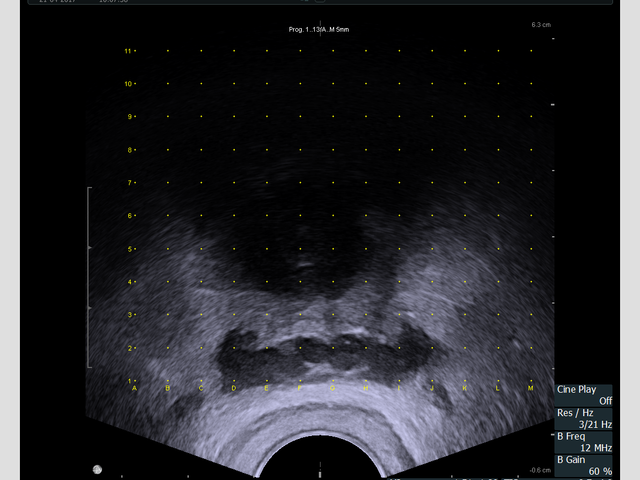
#> input picture P18_00000_20170421_100739_0000.bmp.bmp, 640 x 480 px
$ jupyter execute ultrasound.ipynb
#> lines starting #> are read from the running program, lines starting #| are printed output that depends on the picture; after the words box and inside, x2 and y2 are one past the last pixel; in counts of white or black regions, pixels touching at a corner belong together
[cell 1]
import cv2
import numpy as np
import matplotlib.pyplot as plt

[cell 2]
img = cv2.imread("P18_00000_20170421_100739_0000.bmp.bmp",0)
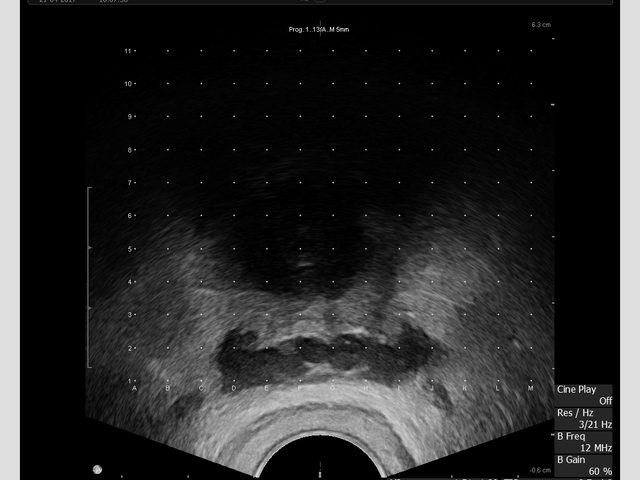
#> img: shape (480, 640); min 0, max 248, mean 40
plt.imshow(img, cmap="gray")

[cell 3]
ret,thresh1 = cv2.threshold(img,0,255,cv2.THRESH_BINARY)
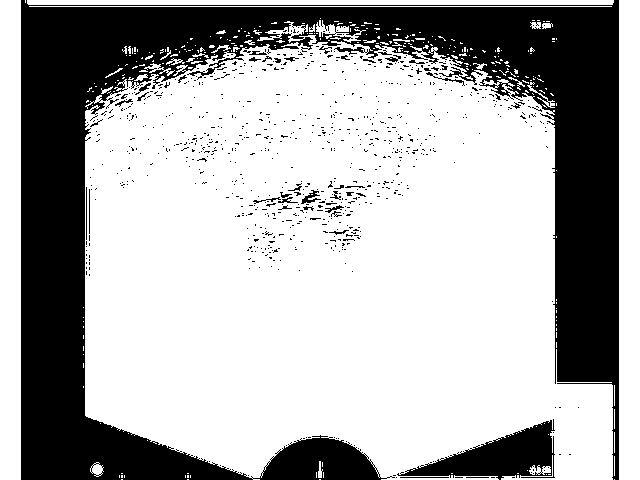
#> thresh1: shape (480, 640); 68.1% white; 785 black regions (747 under 20 px), largest, box (x1, y1, x2, y2) and area: (21, 0, 619, 480) 90426, (397, 419, 555, 480) 4348, (301, 190, 321, 204) 111
plt.imshow(thresh1, cmap="gray")

[cell 4]
kernel = np.ones((20,20),np.uint8)
opening = cv2.morphologyEx(thresh1, cv2.MORPH_OPEN, kernel)
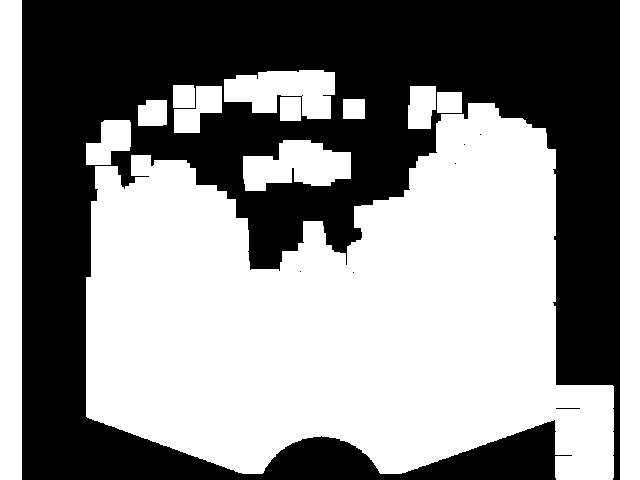
#> opening: shape (480, 640); 54% white; 7 black regions (5 under 20 px), largest, box (x1, y1, x2, y2) and area: (22, 0, 620, 480) 141368, (556, 408, 580, 409) 24
plt.imshow(opening, cmap="gray")

[cell 5]
kernel = np.ones((0,0),np.uint8)
erosion = cv2.erode(opening,kernel,iterations = 1)
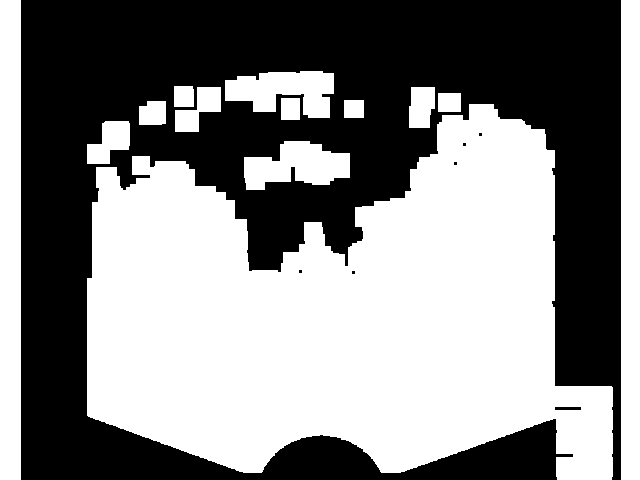
#> erosion: shape (480, 640); 52.3% white; 7 black regions (5 under 20 px), largest, box (x1, y1, x2, y2) and area: (21, 0, 621, 480) 146463, (555, 407, 581, 410) 78
plt.imshow(erosion, cmap="gray")

[cell 6]
merged = cv2.bitwise_and(img, img , mask=erosion)
plt.imshow(merged, cmap="gray")
